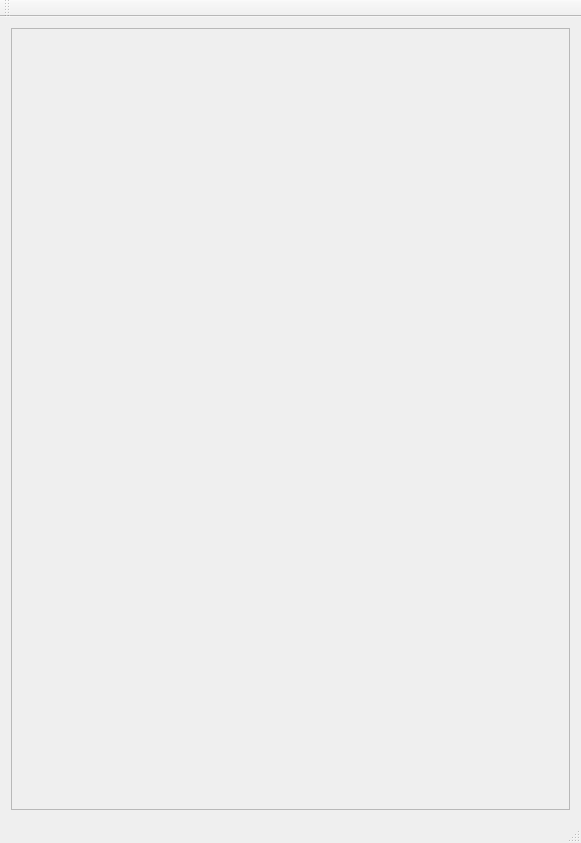
<?xml version="1.0" encoding="UTF-8"?>
<ui version="4.0">
 <class>MainWindow</class>
 <widget class="QMainWindow" name="MainWindow">
  <property name="geometry">
   <rect>
    <x>0</x>
    <y>0</y>
    <width>581</width>
    <height>843</height>
   </rect>
  </property>
  <property name="windowTitle">
   <string>PYSAT</string>
  </property>
  <widget class="QWidget" name="centralWidget">
   <layout class="QVBoxLayout" name="verticalLayout_9">
    <item>
     <widget class="QScrollArea" name="scrollArea">
      <property name="widgetResizable">
       <bool>true</bool>
      </property>
      <widget class="QWidget" name="scrollAreaWidgetContents_2">
       <property name="geometry">
        <rect>
         <x>0</x>
         <y>0</y>
         <width>561</width>
         <height>770</height>
        </rect>
       </property>
       <property name="font">
        <font>
         <pointsize>8</pointsize>
        </font>
       </property>
       <property name="styleSheet">
        <string notr="true">QGroupBox {
  border: 2px solid gray;
  border-radius: 6px;
  margin-top: 0.5em;
}

QGroupBox::title {

  padding-top: -14px;
  padding-left: 8px;
}
</string>
       </property>
       <layout class="QVBoxLayout" name="verticalLayout_8"/>
      </widget>
     </widget>
    </item>
   </layout>
  </widget>
  <widget class="QMenuBar" name="menuBar">
   <property name="geometry">
    <rect>
     <x>0</x>
     <y>0</y>
     <width>581</width>
     <height>21</height>
    </rect>
   </property>
  </widget>
  <widget class="QToolBar" name="mainToolBar">
   <attribute name="toolBarArea">
    <enum>TopToolBarArea</enum>
   </attribute>
   <attribute name="toolBarBreak">
    <bool>false</bool>
   </attribute>
  </widget>
  <widget class="QStatusBar" name="statusBar"/>
  <action name="actionLoad_Refence_Data">
   <property name="text">
    <string>Load Refence Data</string>
   </property>
  </action>
  <action name="actionLoad_Unknown_Data">
   <property name="text">
    <string>Load Data Files</string>
   </property>
  </action>
  <action name="actionSave_Current_Workflow">
   <property name="text">
    <string>Save Current Workflow</string>
   </property>
  </action>
  <action name="actionSave_Current_Plots">
   <property name="text">
    <string>Save Current Plots</string>
   </property>
  </action>
  <action name="actionSave_Current_Data">
   <property name="text">
    <string>Save Current Data</string>
   </property>
  </action>
  <action name="actionCreate_New_Workflow">
   <property name="text">
    <string>Create New Workflow</string>
   </property>
  </action>
  <action name="actionNoise_Reduction">
   <property name="text">
    <string>Noise Reduction</string>
   </property>
  </action>
  <action name="actionApply_Mask">
   <property name="text">
    <string>Apply Mask</string>
   </property>
  </action>
  <action name="actionInterpolate">
   <property name="text">
    <string>Interpolate</string>
   </property>
  </action>
  <action name="actionInstrument_Response">
   <property name="text">
    <string>Instrument Response</string>
   </property>
  </action>
  <action name="actionALS">
   <property name="text">
    <string>ALS</string>
   </property>
  </action>
  <action name="actionDietrich">
   <property name="text">
    <string>Dietrich</string>
   </property>
  </action>
  <action name="actionPolyFit">
   <property name="text">
    <string>PolyFit</string>
   </property>
  </action>
  <action name="actionAirPLS">
   <property name="text">
    <string>AirPLS</string>
   </property>
  </action>
  <action name="actionFABC">
   <property name="text">
    <string>FABC</string>
   </property>
  </action>
  <action name="actionKK">
   <property name="text">
    <string>KK</string>
   </property>
  </action>
  <action name="actionMario">
   <property name="text">
    <string>Mario</string>
   </property>
  </action>
  <action name="actionMedian">
   <property name="text">
    <string>Median</string>
   </property>
  </action>
  <action name="actionRubberband">
   <property name="text">
    <string>Rubberband</string>
   </property>
  </action>
  <action name="actionUndecimated_Wavelet">
   <property name="text">
    <string>Undecimated Wavelet</string>
   </property>
  </action>
  <action name="actionRatio">
   <property name="text">
    <string>Ratio</string>
   </property>
  </action>
  <action name="actionTommy_s_Methgod">
   <property name="text">
    <string>Tommy's Method</string>
   </property>
  </action>
  <action name="actionPiecewise_Direct_Standardization">
   <property name="text">
    <string>Piecewise Direct Standardization</string>
   </property>
  </action>
  <action name="actionPCA">
   <property name="text">
    <string>PCA</string>
   </property>
  </action>
  <action name="actionICA">
   <property name="text">
    <string>ICA</string>
   </property>
  </action>
  <action name="actionK_Means">
   <property name="text">
    <string>K-Means</string>
   </property>
  </action>
  <action name="actionHierarchical">
   <property name="text">
    <string>Hierarchical</string>
   </property>
  </action>
  <action name="actionOthers">
   <property name="text">
    <string>Others...</string>
   </property>
  </action>
  <action name="actionOthers_2">
   <property name="text">
    <string>Others...</string>
   </property>
  </action>
  <action name="actionOthers_3">
   <property name="text">
    <string>Others...</string>
   </property>
  </action>
  <action name="actionPLS">
   <property name="text">
    <string>PLS</string>
   </property>
  </action>
  <action name="actionSM_PLS">
   <property name="text">
    <string>SM-PLS</string>
   </property>
  </action>
  <action name="actionICA_Regression">
   <property name="text">
    <string>ICA Regression</string>
   </property>
  </action>
  <action name="actionGaussian_Process">
   <property name="text">
    <string>Gaussian Process</string>
   </property>
  </action>
  <action name="actionMLP">
   <property name="text">
    <string>MLP</string>
   </property>
  </action>
  <action name="actionSVM">
   <property name="text">
    <string>SVM</string>
   </property>
  </action>
  <action name="actionOthers_4">
   <property name="text">
    <string>Others...</string>
   </property>
  </action>
  <action name="actionOthers_5">
   <property name="text">
    <string>Others...</string>
   </property>
  </action>
  <action name="actionIndex">
   <property name="text">
    <string>Index</string>
   </property>
  </action>
  <action name="actionContent_2">
   <property name="text">
    <string>Content</string>
   </property>
  </action>
  <action name="actionAbout">
   <property name="text">
    <string>About...</string>
   </property>
  </action>
  <action name="actionAbout_QtCreator">
   <property name="text">
    <string>About QtCreator...</string>
   </property>
  </action>
  <action name="actionExit">
   <property name="text">
    <string>Exit</string>
   </property>
  </action>
  <action name="actionNormalization">
   <property name="text">
    <string>Normalization</string>
   </property>
  </action>
  <action name="actionElement_Name_Setup">
   <property name="text">
    <string>Element Name Setup</string>
   </property>
  </action>
  <action name="actionComposition_Ranges">
   <property name="text">
    <string>Composition Ranges</string>
   </property>
  </action>
  <action name="actionCreate_Models">
   <property name="text">
    <string>Create Models</string>
   </property>
  </action>
 </widget>
 <layoutdefault spacing="6" margin="11"/>
 <resources/>
 <connections/>
</ui>
